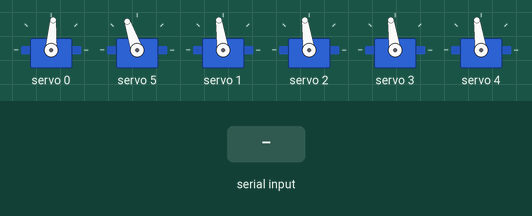
Bench run of a sketch on a simulated Arduino Uno, built with avr-gcc and run on an emulated ATmega328P. On the bench: 6 × servo. Inputs (shaded band) come from the test bench. What the sketch prints to the serial monitor is not drawn.

Above: at 1.2 s.
1.3 s: "90,45,200\n" received over Serial
At 2.2 s:
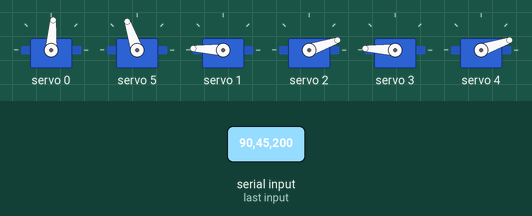
2.8 s: "30,150,10\n" received over Serial
At 3.2 s:
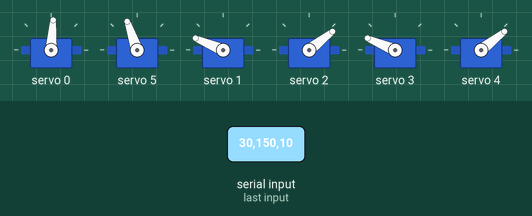
5.8 s: "30,150\n" received over Serial
At 8.0 s:
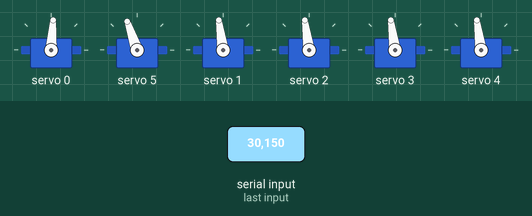
8.3 s: "1,90,45\n" received over Serial
At 9.0 s:
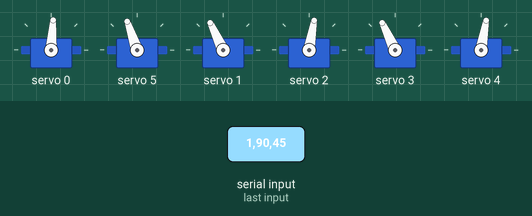
9.8 s: "1,90\n" received over Serial
At 11.0 s:
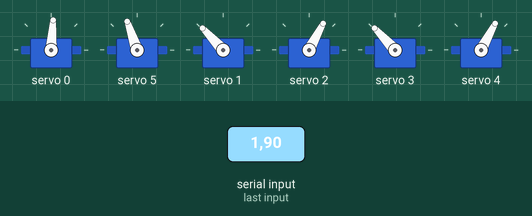
11.3 s: "90,45\n" received over Serial
At 12.1 s:
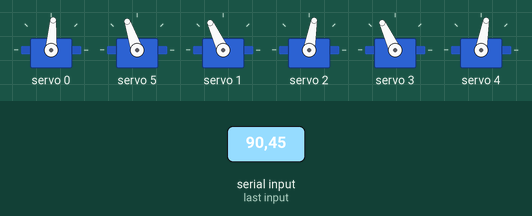
Timing chart, 0 to 15.8 s (numbered marks = the images above; inputs shaded):
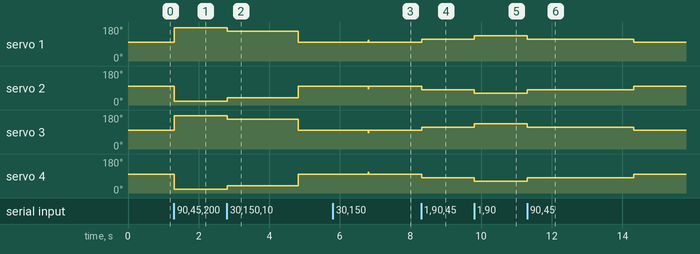

Measured:
- after the input at 1.3 s, servo 1, servo 3: 98° → 177° at once; servo 2, servo 4: 98° → 19° at once
- after the input at 2.8 s, servo 1, servo 3: 177° → 157° at once, → 98° 2.0 s later; servo 2, servo 4: 19° → 38° at once, → 98° 2.0 s later
- after the input at 5.8 s, servo 1, servo 4: 98° → 109° after 1.0 s, → 98° 0.01 s later; servo 2, servo 3: 98° → 86° after 1.0 s, → 98° 0.01 s later
- after the input at 8.3 s, servo 1, servo 3: 98° → 115° at once; servo 2, servo 4: 98° → 80° at once
- after the input at 9.8 s, servo 1, servo 3: 115° → 133° at once; servo 2, servo 4: 80° → 62° at once
- after the input at 11.3 s, servo 1, servo 3: 133° → 115° at once, → 98° 3.0 s later; servo 2, servo 4: 62° → 80° at once, → 98° 3.0 s later

The sketch:

control_12.ino
```cpp
#include <Wire.h>
#include <Adafruit_PWMServoDriver.h>

// Khởi tạo PCA9685 tại địa chỉ mặc định (0x40)
Adafruit_PWMServoDriver pwm = Adafruit_PWMServoDriver(0x40);

#define SERVOMIN  150  // Xung tối thiểu (servo về 0 độ)
#define SERVOMAX  635  // Xung tối đa (servo về 180 độ)
#define NEUTRAL   381  // Vị trí trung lập của servo
#define OFFSET0   30   // Offset cho servo 0
#define OFFSET5   30   // Offset cho servo 5

const int x0 = 320;
const int y0 = 240;
const int maxVector = 275;
const int maxServoDiff = 50;

// int lastX = -1; // Lưu trữ giá trị x trước đó
// int lastY = -1; // Lưu trữ giá trị y trước đó

void setup() {
  Serial.begin(921600);
  Serial.println("6-Servo Test!");

  pwm.begin();
  pwm.setPWMFreq(60);  // Tần số PWM 60 Hz

  delay(10);
}

void loop() {
  // Thiết lập vị trí trung lập của các servo
  int servo0 = NEUTRAL - OFFSET0;
  int servo1 = NEUTRAL;
  int servo2 = NEUTRAL;
  int servo3 = NEUTRAL;
  int servo4 = NEUTRAL;
  int servo5 = NEUTRAL + OFFSET5;

  // Kiểm tra xem có tín hiệu x và y từ Serial hay không
  if (Serial.available() > 0) {
    int x = Serial.parseInt();
    int y = Serial.parseInt();
    int pwm_ser = Serial.parseInt();

    // Nếu x và y không thay đổi, bỏ qua quá trình tính toán và điều khiển servo
    // if (x == lastX && y == lastY) {
    //   delay(10);  // Chờ 10ms trước khi tiếp tục lặp lại
    //   return;
    // }

    // Cập nhật giá trị x và y hiện tại cho lần lặp sau
    // lastX = x;
    // lastY = y;

    // Tính toán tọa độ cho hai vector phụ
    // int deltaX = x - x0;
    // int deltaY = y - y0;
    // float devdeltaXY = sqrt(sq(y-y0))/sqrt(sq(x-x0));
    float vectorMagnitude = sqrt(sq(x-x0) + sq(y-y0));

    // Tính toán tọa độ cho hai vector phụ
    int x1 = x;
    int y1 = y0;  // y1 = 240
    int x2 = x0;  // x2 = 320
    int y2 = y;

    // Tính độ lớn của vector 1 và vector 2
    float vector1Magnitude = sqrt(sq(x - x1) + sq(y - y1));
    float vector2Magnitude = sqrt(sq(x - x2) + sq(y - y2));

    // Tính góc nghiêng dựa trên tọa độ x và y
    // float theta1 = atan(devdeltaXY); // Sử dụng atan2 để xử lý các góc ngoài khoảng [-π, π]
    // float thetadegree1 = theta1 * (180 / PI);
    // float servoangle_y = -thetadegree1 * (180 / 15);

    // Tính giá trị điều khiển cho servo 0 và 5
    int servo0SignalUp = NEUTRAL - OFFSET0 - pwm_ser;
    int servo5SignalUp = NEUTRAL + OFFSET5 + pwm_ser;

    // int servo0SignalDown = NEUTRAL - OFFSET0 + pwm_ser;
    // int servo5SignalDown = NEUTRAL + OFFSET5 - pwm_ser;

    int servo1SignalUp = NEUTRAL + pwm_ser;
    int servo2SignalUp = NEUTRAL - pwm_ser;
    int servo3SignalUp = NEUTRAL + pwm_ser;
    int servo4SignalUp = NEUTRAL - pwm_ser;


    int servoDiff = map(vectorMagnitude,0, maxVector,0, maxServoDiff);

    // Cập nhật các giá trị servo theo điều kiện
    if (x >= 260 && x <= 390) {
      if (y < 215) {
        servo0 = NEUTRAL - OFFSET0;
        servo5 = NEUTRAL + OFFSET5;
        servo1 = servo1SignalUp = NEUTRAL + pwm_ser;
        servo2 = servo2SignalUp = NEUTRAL - pwm_ser;
        servo3 = servo3SignalUp = NEUTRAL + pwm_ser;
        servo4 = servo4SignalUp = NEUTRAL - pwm_ser;
      } else if (y > 280) {
        servo0 = servo0SignalUp;
        servo5 = servo5SignalUp;
        servo1 = NEUTRAL;
        servo2 = NEUTRAL;
        servo3 = NEUTRAL;
        servo4 = NEUTRAL;
      }
    } if (x < 260 && y <= y0) {  // Nếu x < 260 và y <= 240
      if (vector1Magnitude < vector2Magnitude) {
        servo0 = NEUTRAL - OFFSET0;
        servo5 = NEUTRAL + OFFSET5;
        servo1 = NEUTRAL + servoDiff;
        servo2 = NEUTRAL - servoDiff;
        servo3 = NEUTRAL - servoDiff;
        servo4 = NEUTRAL + servoDiff;
      } else {
        servo0 = NEUTRAL - OFFSET0;
        servo5 = NEUTRAL + OFFSET5;
        servo1 = servo1SignalUp = NEUTRAL + pwm_ser;
        servo2 = servo2SignalUp = NEUTRAL - pwm_ser;
        servo3 = servo3SignalUp = NEUTRAL + pwm_ser;
        servo4 = servo4SignalUp = NEUTRAL - pwm_ser;
      }
    } else if (x > 390 && y <= y0) {  // Nếu x > 390 và y <= 240
      if (vector1Magnitude < vector2Magnitude) {
        servo0 = NEUTRAL - OFFSET0;
        servo5 = NEUTRAL + OFFSET5;
        servo3 = NEUTRAL + servoDiff;
        servo4 = NEUTRAL - servoDiff;
        servo1 = NEUTRAL - servoDiff;
        servo2 = NEUTRAL + servoDiff;
      } else {
        servo0 = NEUTRAL - OFFSET0;
        servo5 = NEUTRAL + OFFSET5;
        servo1 = servo1SignalUp = NEUTRAL + pwm_ser;
        servo2 = servo2SignalUp = NEUTRAL - pwm_ser;
        servo3 = servo3SignalUp = NEUTRAL + pwm_ser;
        servo4 = servo4SignalUp = NEUTRAL - pwm_ser;
      }
    } else if (x < 260 && y > y0) {  // Nếu x < 260 và y > 240
      if (vector1Magnitude < vector2Magnitude) {
        servo0 = NEUTRAL - OFFSET0;
        servo5 = NEUTRAL + OFFSET5;
        servo1 = NEUTRAL + servoDiff;
        servo2 = NEUTRAL - servoDiff;
        servo3 = NEUTRAL - servoDiff;
        servo4 = NEUTRAL + servoDiff;
      } else {
        servo0 = servo0SignalUp;
        servo5 = servo5SignalUp;
        servo1 = NEUTRAL + servoDiff;
        servo2 = NEUTRAL - servoDiff;
        servo3 = NEUTRAL;
        servo4 = NEUTRAL;
      }
    } else if (x > 390 && y > y0) {
      if (vector1Magnitude < vector2Magnitude) {
        servo0 = NEUTRAL - OFFSET0;
        servo5 = NEUTRAL + OFFSET5;
        servo3 = NEUTRAL + servoDiff;
        servo4 = NEUTRAL - servoDiff;
        servo1 = NEUTRAL - servoDiff;
        servo2 = NEUTRAL + servoDiff;
      } else {
        servo0 = servo0SignalUp;
        servo5 = servo5SignalUp;
        servo1 = NEUTRAL;
        servo2 = NEUTRAL;
        servo3 = NEUTRAL + servoDiff;
        servo4 = NEUTRAL - servoDiff;
      }
    }
  }

  // Điều khiển các cặp servo
  pwm.setPWM(0, 0, servo0);
  pwm.setPWM(5, 0, servo5);
  pwm.setPWM(1, 0, servo1);
  pwm.setPWM(2, 0, servo2);
  pwm.setPWM(3, 0, servo3);
  pwm.setPWM(4, 0, servo4);

  delay(10);  // Chờ 10ms trước khi tiếp tục lặp lại
}
```
